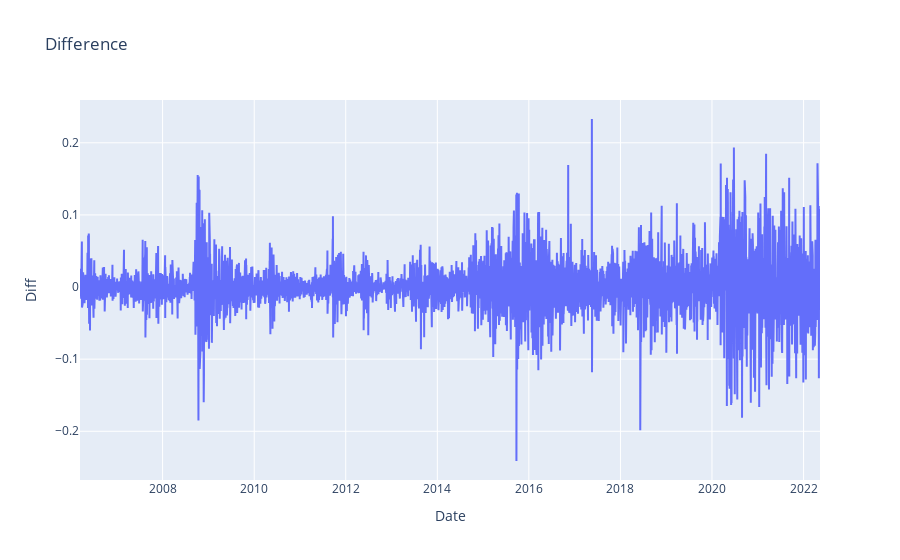

Source (notebook cell):
### Code cell
diff = df.price.diff()

fig = go.Figure()

fig.add_trace(go.Scatter(x=diff.index, y=diff.values, mode='lines', name='Price'))
fig.update_layout(title='Difference', xaxis_title='Date', yaxis_title='Diff')

### Figure 1 — Plotly figure (JSON) as saved in the notebook; plotly's stock layout.template omitted (floating-point values rounded to 4 significant figures; data arrays with more than 128 entries replaced by an {"elided": "..."} marker saying what was removed)
{"data": [{"mode": "lines", "name": "Price", "type": "scatter", "x": {"elided": "4219 str values"}, "y": {"elided": "4219 float values"}}], "layout": {"title": {"text": "Difference"}, "xaxis": {"title": {"text": "Date"}}, "yaxis": {"title": {"text": "Diff"}}}}
